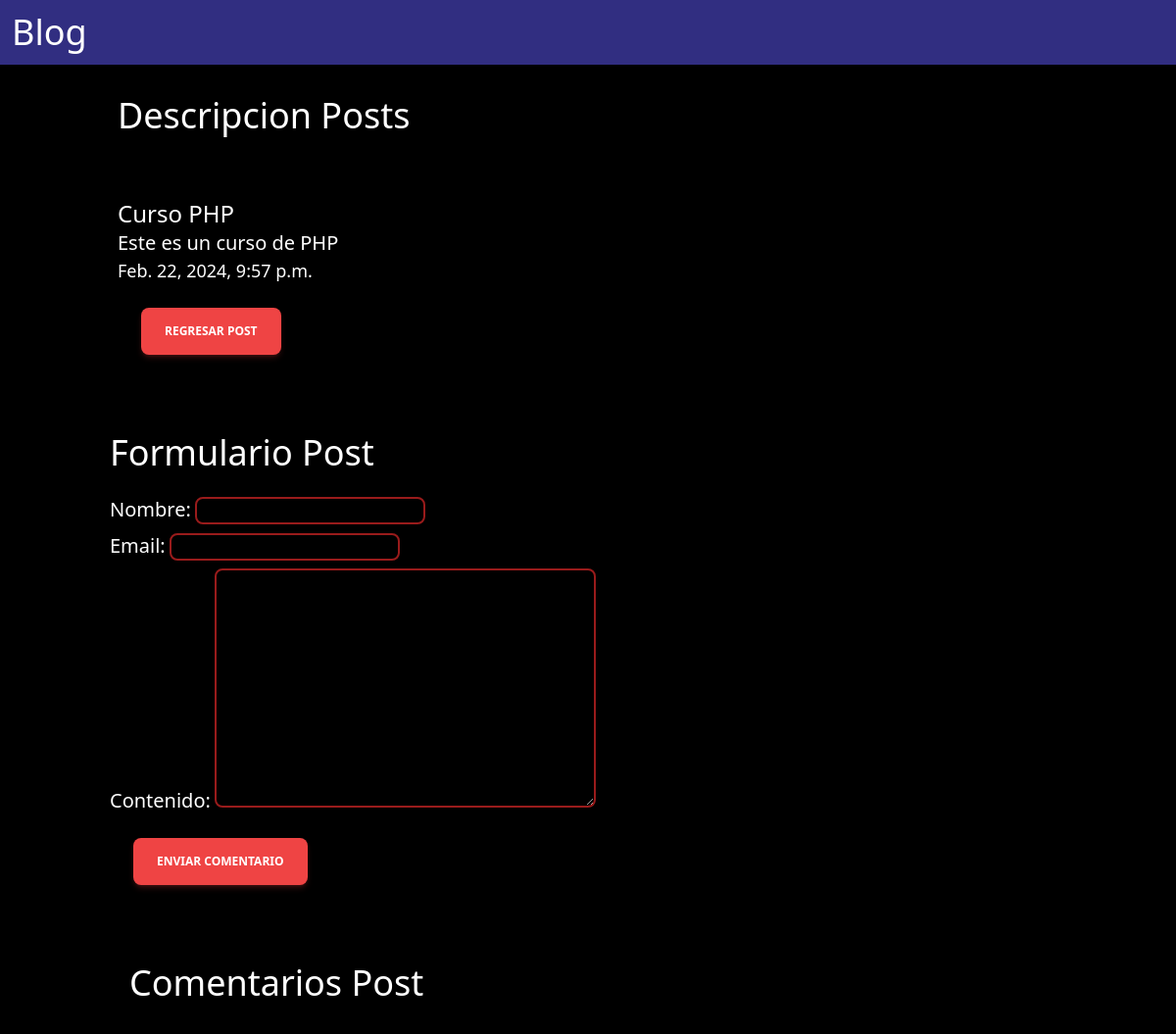
Screenshot of /3/ with the database file from the repository.
### myAppBlog/models.py (models this page shows, shortened)
class Post(models.Model):
    idPost = models.AutoField(primary_key=True)
    titulo = models.CharField(max_length=100)
    slug = models.SlugField()
    fecha = models.DateTimeField(auto_now_add=True)
    contenido = models.TextField()
    class Meta:
        verbose_name = "Post"
        verbose_name_plural = "Posts"
        db_table = "Posts"

### myAppBlog/views.py (the view)
# urls.py: path('<int:idPost>/', detallePost, name='detallePost')
def detallePost(request, idPost):
    hola = Comentarios.objects.all()
    posts = Post.objects.get(idPost=idPost)
    if request.method == 'POST':
        form = FormularioComentarios(request.POST)
        if form.is_valid():
            nom = form.cleaned_data.get('nombre')
            em = form.cleaned_data.get('email')
            con = form.cleaned_data.get('contenido')
            act = form.cleaned_data.get('activo')
            fk = form.cleaned_data.get('fkPost')
            comentarios = Comentarios.objects.create(
                nombre = nom,
                email = em,
                contenido = con,
                activo = act,
                fkPost = fk,
            )
            comentarios.save()
            form = FormularioComentarios()
    else:
        form = FormularioComentarios()
    modulos = {'posts': posts, 'form': form, 'hola': hola}
    return render(request, 'detallePost.html', modulos)

### myAppBlog/forms.py
class FormularioComentarios(forms.ModelForm):
    class Meta:
        model = Comentarios
        fields = ['nombre', 'email', 'contenido', 'activo', 'fkPost']

### myAppBlog/templates/detallePost.html (shortened to what this page needs)
{% extends 'base.html'%}
{% load static %}
{% block content %}
    <h1 class="text-white text-4xl container p-8">Descripcion Posts</h1>
    <div class="container p-8">
        <h4 class="text-white text-2xl">{{posts.titulo}}</h4>
        <p class="text-white text-xl">{{posts.contenido}}</p>
        <p class="text-white text-lg">{{posts.fecha}}</p>
        <a href="/"><button class="m-6 middle none center rounded-lg bg-red-500 py-3 px-6 font-sans text-xs font-bold uppercase text-white shadow-md shadow-red-500/20 transition-all hover:shadow-lg hover:shadow-red-500/40 focus:opacity-[0.85] focus:shadow-none active:opacity-[0.85] active:shadow-none disabled:pointer-events-none disabled:opacity-50 disabled:shadow-none" data-ripple-light="true">Regresar Post</button></a>
    </div>
    <div class="container text-white p-4">
        <h1 class="text-4xl mb-4">Formulario Post</h1>
        <form action="" method="POST">
            <p>
                <label for="id_nombre" class="text-white text-xl">Nombre:</label>
                <input type="text" name="nombre" maxlength="100" required="" id="id_nombre" class="bg-black text-white border-2 border-red-800 rounded-lg mb-2">
            </p>
            <p>
                <label for="id_email" class="text-white text-xl">Email:</label>
                <input type="email" name="email" maxlength="254" required="" id="id_email" class="bg-black text-white border-2 border-red-800 rounded-lg mb-2">
            </p>
            <p>
                <label for="id_contenido" class="text-white text-xl">Contenido:</label>
                <textarea name="contenido" cols="40" rows="10" required="" id="id_contenido" class="bg-black text-white border-2 border-red-800 rounded-lg"></textarea>
            </p>
            <button type="submit" class="m-6 middle none center rounded-lg bg-red-500 py-3 px-6 font-sans text-xs font-bold uppercase text-white shadow-md shadow-red-500/20 transition-all hover:shadow-lg hover:shadow-red-500/40 focus:opacity-[0.85] focus:shadow-none active:opacity-[0.85] active:shadow-none disabled:pointer-events-none disabled:opacity-50 disabled:shadow-none" data-ripple-light="true">Enviar comentario</button>
        </form>
    </div>
    <div class="container">
        <h2 class="text-white text-4xl container p-8">Comentarios Post</h2>
    </div>
{% endblock %}

### rows the page displays
Post: titulo "Curso PHP", contenido "Este es un curso de PHP", fecha "Feb. 22, 2024, 9:57 p.m."
